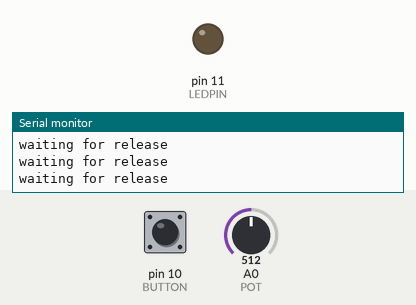
Recording of a sketch running on a simulated Arduino Uno, built with avr-gcc and run on an emulated ATmega328P. Parts: output pins drawn as LEDs (lit = HIGH), the last lines printed to the serial monitor. Dashed ring = blinking. The test bench sets the inputs (shaded band); at power-on: pin 10 (BUTTON) LOW, A0 (POT) = 512.

Above: at 1.2 s.
1.3 s: pin 10 (BUTTON) pulled HIGH for 0.15 s
At 1.7 s:
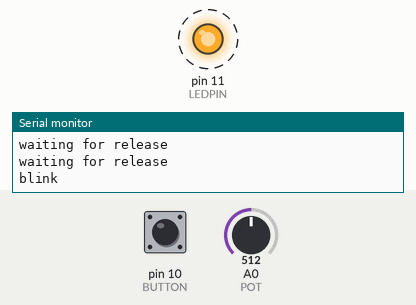
4.4 s: A0 (POT) set to 0
At 5.0 s:
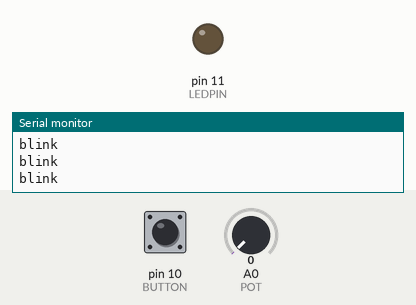
7.4 s: A0 (POT) set to 122
At 7.71 s:
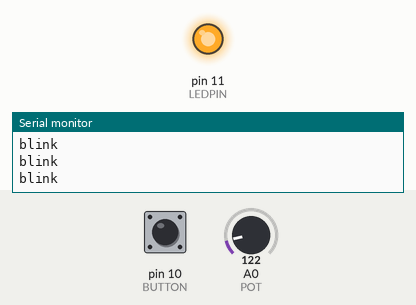
Timing chart, 0 to 16.4 s (numbered marks = the images above; inputs shaded):
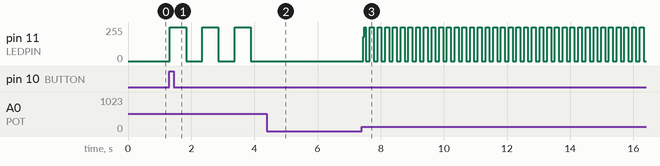

The sketch:

Lab1_Module1.ino
```cpp
#define LEDPIN 11
#define BUTTON 10
#define POT A0

void setup() {
  pinMode(BUTTON, INPUT);
  pinMode(POT, INPUT);
  pinMode(LEDPIN, OUTPUT);
  Serial.begin(9600); //9600 bits per secondes
}

int buttonIsPushed(int pin) {
  return !digitalRead(pin);
}

void loop() {
  int pot_val;

  while (!buttonIsPushed(BUTTON)) {
    Serial.println("waiting on button");
  }
  delay(100);

  while (buttonIsPushed(BUTTON)) {
    Serial.println("waiting for release");
  }

  while (true) {
    pot_val = analogRead(POT);
    Serial.println("blink");
    digitalWrite(LEDPIN, HIGH);   // turn the LED on (HIGH is the voltage level)
    delay(pot_val);               // wait for a second
    digitalWrite(LEDPIN, LOW);    // turn the LED off by making the voltage LOW
    delay(pot_val);
  }
}
```

Measured:
- after the input at 1.3 s, pin 11 (LEDPIN): alternates 255/255 for 0.51 s and 0/255 for 0.51 s, starting at once
- after the input at 4.4 s, pin 11 (LEDPIN): stops changing and stays 0/255
- after the input at 7.4 s, pin 11 (LEDPIN): 0/255 → 182/255 at once, then moves between 0/255 and 255/255, repeating every 0.98 s
